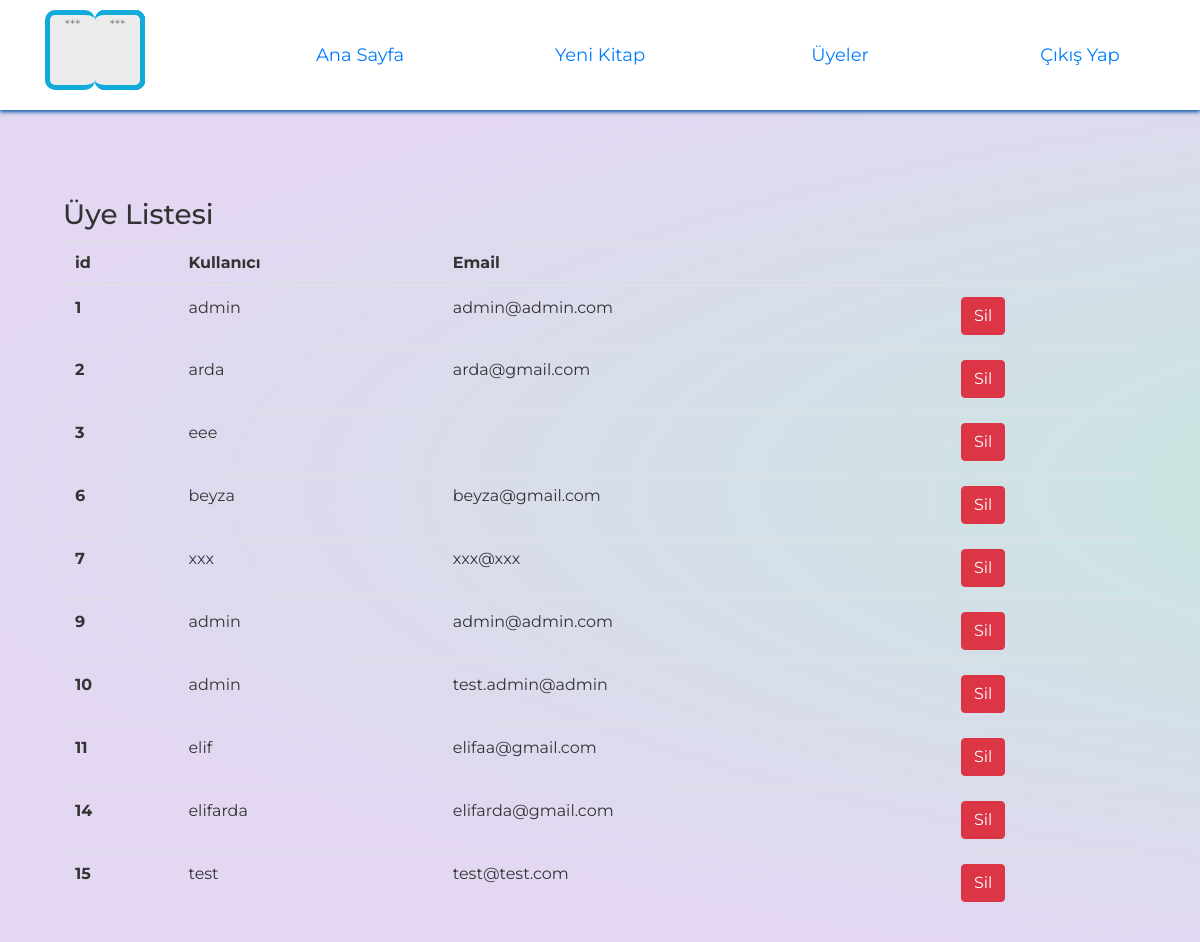
The app's page /admin_users, older data.
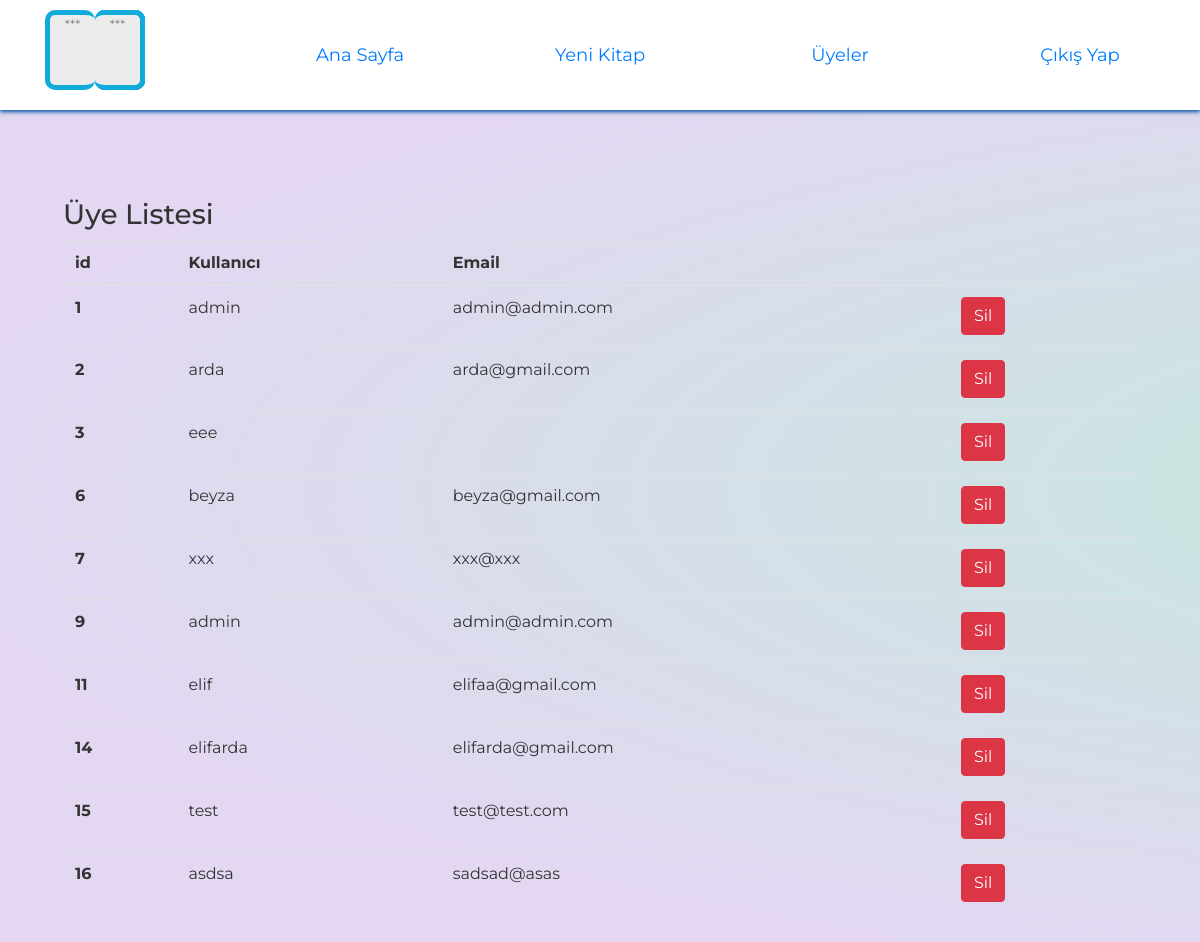
The same page, newer data.
### Models/user.py (models this page shows)
class User(UserMixin,db.Model):
    id = db.Column(db.Integer, primary_key=True)
    username = db.Column(db.String(120))
    email = db.Column(db.String(120))
    password = db.Column(db.String(80))

### Routes/routes.py (the view)
@routes.route("/admin_users")
def admin_users():
    users = User.query.all()
    return render_template("admin_users.html", users=users)

### templates/admin_users.html (shortened to what this page needs)
<html>
<head>
    <link rel="stylesheet" href="https://maxcdn.bootstrapcdn.com/bootstrap/4.0.0/css/bootstrap.min.css">
    <link rel="stylesheet" type="text/css" href="../static/css/home.css" />
</head>
<body>
    <div>
        <section class='header'>
            <header>
                <ul class='menu'>
                <li>
                        <div class="logo">
                            <div class="paper">
                            </div>
                            <div class="paper">
                            </div>
                        </div>
                    </li>
                    <li>
                        <a href='/admin'>Ana Sayfa</a>
                    </li>
                    <li>
                        <a href='/admin_book'>Yeni Kitap</a>
                    </li>
                    <li>
                        <a href='/admin_users'>Üyeler</a>
                    </li>
                    <li class="logout">
                        <a href='/logout'>Çıkış Yap</a>
                    </li>
                </ul>
            </header>
        </section>
        <div style="margin-top: 150px;" class="container">
            <table class="table table-hover">
                <h3>Üye Listesi</h3>
                <thead>
                    <tr>
                        <th scope="col">id</th>
                        <th scope="col">Kullanıcı</th>
                        <th scope="col">Email</th>
                    </tr>
                </thead>
                <tbody>
                    {%for user in users %}
                    <tr>
                        <th scope="row">{{user.id}}</th>
                        <td>{{user.username}}</td>
                        <td>{{user.email}}</td>
                        <td><a href="/user_delete/{{user.id}}" method="DELETE" class="btn btn-danger">Sil</a>
                    </tr>
                    {% endfor %}
                </tbody>
            </table>
        </div>
    </div>
</body>
</html>

Row changes from the older to the newer data that the page shows:
removed User: id "10", username "admin", email "test.admin@admin"
added User: id "16", username "asdsa", email "sadsad@asas"
